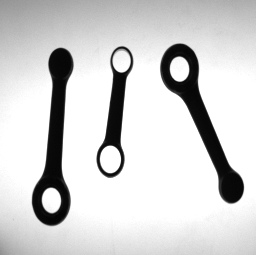
#> input picture images/TESI00.bmp, 256 x 255 px; its folder holds only this picture in this run
$ python main.py
#> lines starting #> are read from the running program, lines starting #| are printed output that depends on the picture; after the words box and inside, x2 and y2 are one past the last pixel; in counts of white or black regions, pixels touching at a corner belong together
### utils.py
#!/usr/bin/env python
"""
Utility functions file.
"""

import glob
import cv2
import numpy as np
import math
from scipy.spatial import distance as dist
from scipy.optimize import linear_sum_assignment

__author__ = "Marco Rossini"
__copyright__ = "Copyright 2020, Marco Rossini"
__date__ = "2020/04"
__license__ = "MIT"
__version__ = "1.0"

# ----------------------------------------------------------------------------------------------------------------------

# This constant is based on the maximum empirically detected area: 5293
MAX_ROD_AREA = 6000

# An array of random colors to visualise correctness of components labeling
random_colors = [(255, 0, 0), (0, 0, 255), (255, 127, 255), (127, 0, 255), (127, 0, 127), (0, 255, 0), (255, 255, 0),
                 (0, 255, 255), (255, 0, 255), ]


# Processing functions

def median_blur(image, kernel_size, iterations):
    for i in range(iterations):
        image = cv2.medianBlur(image, kernel_size)

    return image


def color_component(image, labels, label):
    image[labels == label] = [random_colors[label - 1][0], random_colors[label - 1][1], random_colors[label - 1][2]]

    return image


# [49 lines left out: functions separate_component, filter_points, sort_points_pairwise, not called in this run]


def separate_touching_objects(binarized, timeout):
    while True:
        separated = 0
        retval, labels, stats, centroids = cv2.connectedComponentsWithStats(binarized, 4)

        for k in range(1, retval):
            # Isolate current binarized component
            component = get_component(labels, k)

            if cv2.countNonZero(component) > MAX_ROD_AREA:
                binarized = separate_component(component, binarized)
                separated += 1

        if separated == 0 or timeout == 0:
            break

        timeout -= 1

    return binarized


# Boolean functions

def is_not_a_rod(length, width, holes):
    # Object is a screw (or multiple touching screws)
    if len(holes) == 0:
        return True

    # Object has too many holes (three or more touching washers)
    if len(holes) > 2:
        return True

    # Object is a spurious shape
    if width == 0:
        return True

    elongation = length / width

    # Object is a washer (or two touching washers)
    if elongation < 2:
        return True

    return False


# Get functions

def get_images_as_array():
    file_names = glob.glob("images/*.bmp")
    file_names.sort()
    images = [cv2.imread(img, 0) for img in file_names]
#> images = 1 item

    return images, file_names


def get_component(labels, label):
    component = np.zeros_like(labels, dtype=np.uint8)
    component[labels == label] = 255

    return component


def get_angle(moments):
    if (moments['mu20'] - moments['mu02']) == 0:
        return None

    # Get theta as first derivative
    theta = -0.5 * math.atan(2 * moments['mu11'] / (moments['mu20'] - moments['mu02']))

    # Analyse second derivative to discriminate major/minor axis
    d2theta = 2 * (moments['mu20'] - moments['mu02']) * math.cos(2 * theta) - 4 * moments['mu11'] * math.sin(
        2 * theta)

    if d2theta > 0:
        # Minimum -> theta is major axis
        return theta
    else:
        # Maximum -> theta is minor axis
        return theta + math.pi / 2


def get_oriented_mer(component, angle, centroid):
    # Calculate alpha and beta
    alpha = -math.sin(angle)
    beta = math.cos(angle)

    # Get major and minor axis
    major = (alpha, -beta, beta * centroid[1] - alpha * centroid[0])
    minor = (beta, alpha, -beta * centroid[0] - alpha * centroid[1])

    # MER contact points (to be detected)
    c1 = c2 = c3 = c4 = (0, 0)

    # Max and min values initialised as limit values
    max_c1_maj = max_c3_min = float("-inf")
    min_c2_maj = min_c4_min = float("inf")

    # Get object contour
    contours, _ = cv2.findContours(component, cv2.RETR_EXTERNAL, cv2.CHAIN_APPROX_NONE)

    # Iterate over contour points only (since contact points belong to them)
    for p in contours[0]:
        x = p[0][0]
        y = p[0][1]

        # Calculate signed distances between major and minor axis
        dist_maj = (major[0] * x + major[1] * y + major[2]) / math.sqrt(major[0] ** 2 + major[1] ** 2)
        dist_min = (minor[0] * x + minor[1] * y + minor[2]) / math.sqrt(minor[0] ** 2 + minor[1] ** 2)

        # If distance from the major axis is greater than the maximum ever encountered
        if dist_maj > max_c1_maj:
            c1 = (x, y)
            max_c1_maj = dist_maj

        # If distance from the major axis is less than the minimum ever encountered
        if dist_maj < min_c2_maj:
            c2 = (x, y)
            min_c2_maj = dist_maj

        # If distance from the minor axis is greater than the maximum ever encountered
        if dist_min > max_c3_min:
            c3 = (x, y)
            max_c3_min = dist_min

        # If distance from the minor axis is less than the minimum ever encountered
        if dist_min < min_c4_min:
            c4 = (x, y)
            min_c4_min = dist_min

    # Declare a, b, a', b'
    a = alpha
    b = -beta
    a_p = beta
    b_p = alpha

    # Calculate 'c' coefficients for lines of MER's sides
    cl_1 = -(a * c1[0] + b * c1[1])
    cl_2 = -(a * c2[0] + b * c2[1])
    cw_1 = -(a_p * c3[0] + b_p * c3[1])
    cw_2 = -(a_p * c4[0] + b_p * c4[1])

    # Calculate MER vertices
    v1_x = (b * cw_1 - b_p * cl_1) / (a * b_p - b * a_p)
    v1_y = (a_p * cl_1 - a * cw_1) / (a * b_p - b * a_p)
    v1 = (v1_x, v1_y)

    v2_x = (b * cw_2 - b_p * cl_1) / (a * b_p - b * a_p)
    v2_y = (a_p * cl_1 - a * cw_2) / (a * b_p - b * a_p)
    v2 = (v2_x, v2_y)

    v3_x = (b * cw_1 - b_p * cl_2) / (a * b_p - b * a_p)
    v3_y = (a_p * cl_2 - a * cw_1) / (a * b_p - b * a_p)
    v3 = (v3_x, v3_y)

    v4_x = (b * cw_2 - b_p * cl_2) / (a * b_p - b * a_p)
    v4_y = (a_p * cl_2 - a * cw_2) / (a * b_p - b * a_p)
    v4 = (v4_x, v4_y)

    # Declare MER as the quadruple of vertices
    mer = (v1, v2, v3, v4)

    # Calculate length and width as euclidean distance
    length = math.sqrt((v1[0] - v2[0]) ** 2 + (v1[1] - v2[1]) ** 2)
    width = math.sqrt((v1[0] - v3[0]) ** 2 + (v1[1] - v3[1]) ** 2)

    return mer, length, width


def get_barycenter_width(component, angle, centroid):
    # Calculate alpha and beta
    alpha = -math.sin(angle)
    beta = math.cos(angle)

    # Get major and minor axis
    major = (alpha, -beta, beta * centroid[1] - alpha * centroid[0])
    minor = (beta, alpha, -beta * centroid[0] - alpha * centroid[1])

    # Points at barycenter width (to be detected)
    wb_1 = wb_2 = (0, 0)
    min_wb_1 = min_wb_2 = float("inf")

    # Get object contour
    contours, _ = cv2.findContours(component, cv2.RETR_EXTERNAL, cv2.CHAIN_APPROX_NONE)

    # Iterate over contour points only (since points at barycenter width belong to them)
    for p in contours[0]:
        x = p[0][0]
        y = p[0][1]

        # Calculate signed distances between major and minor axis
        dist_maj = (major[0] * x + major[1] * y + major[2]) / math.sqrt(major[0] ** 2 + major[1] ** 2)
        dist_min = (minor[0] * x + minor[1] * y + minor[2]) / math.sqrt(minor[0] ** 2 + minor[1] ** 2)

        # If the absolute distance from the minor axis is less than the minimum ever encountered
        # for wb_1 AND the distance from the major axis is positive
        if abs(dist_min) < min_wb_1 and dist_maj > 0:
            wb_1 = (x, y)
            min_wb_1 = abs(dist_min)

        # If the absolute distance from the minor axis is less than the minimum ever encountered
        # for wb_2 AND the distance from the major axis is negative
        if abs(dist_min) < min_wb_2 and dist_maj < 0:
            wb_2 = (x, y)
            min_wb_2 = abs(dist_min)

    # Calculate width as euclidean distance
    width = math.sqrt((wb_1[0] - wb_2[0]) ** 2 + (wb_1[1] - wb_2[1]) ** 2)

    # Declare the double of points at barycenter width
    wb_points = [wb_1, wb_2]

    return wb_points, width


# [15 lines left out: function get_convexity_points, not called in this run]


def get_hole_diameter(area):
    diameter = 2 * math.sqrt(area / math.pi)

    return diameter


# Drawing functions

def draw_centroid(image, centroid):
    cv2.circle(image, (int(centroid[0]), int(centroid[1])), 2, (255, 255, 255), -1)


def draw_barycenter_width(image, points):
    p1, p2 = points[0], points[1]

    cv2.line(image, (p1[0], p1[1]), (p2[0], p2[1]), (255, 255, 255), 1, cv2.LINE_AA)


def draw_oriented_mer(image, mer):
    v1, v2, v3, v4 = mer[0], mer[1], mer[2], mer[3]

    cv2.line(image, (int(v1[0]), int(v1[1])), (int(v3[0]), int(v3[1])), (255, 255, 255), 1, cv2.LINE_AA)
    cv2.line(image, (int(v2[0]), int(v2[1])), (int(v1[0]), int(v1[1])), (255, 255, 255), 1, cv2.LINE_AA)
    cv2.line(image, (int(v3[0]), int(v3[1])), (int(v4[0]), int(v4[1])), (255, 255, 255), 1, cv2.LINE_AA)
    cv2.line(image, (int(v4[0]), int(v4[1])), (int(v2[0]), int(v2[1])), (255, 255, 255), 1, cv2.LINE_AA)


def draw_orientation_axis(image, centroid, angle, length):
    length = int(length * 1.3 / 2)
    alpha = -math.sin(angle)
    beta = math.cos(angle)

    p1 = (int(centroid[0] + length * beta),
          int(centroid[1] + length * alpha))

    p2 = (int(centroid[0] - length * beta),
          int(centroid[1] - length * alpha))

    cv2.line(image, (p1[0], p1[1]), (p2[0], p2[1]), (255, 255, 255), 1, cv2.LINE_AA)


# Print functions

def print_rod_info(centroid, mer, angle, length, width, bar_width, holes):
    string = ""
    rod_type = "Not a rod"

    if len(holes) == 1:
        rod_type = "A"
    elif len(holes) == 2:
        rod_type = "B"

    string += "Rod type:\t" + rod_type + "\n"
    string += "Position:\tCentroid = (" + "{:.2f}".format(centroid[0]) + ", " + "{:.2f}".format(
        centroid[1]) + ")\n\t\tMER = ((" + "{:.2f}".format(mer[0][0]) + ", " + "{:.2f}".format(
        mer[0][1]) + "), (" + "{:.2f}".format(mer[1][0]) + ", " + "{:.2f}".format(
        mer[1][1]) + "), (" + "{:.2f}".format(mer[2][0]) + ", " + "{:.2f}".format(mer[2][1]) + "), (" + "{:.2f}".format(
        mer[3][0]) + ", " + "{:.2f}".format(mer[3][1]) + "))\n"
    string += "Orientation:\t" + "{:.2f}".format(angle * 180 / math.pi) + " deg\n"
    string += "Size:\t\tLength = " + "{:.2f}".format(length) + "\n\t\tWidth = " + "{:.2f}".format(
        width) + "\n\t\tBarycenter width: " + "{:.2f}".format(
        bar_width) + "\n"
    string += "Holes:\t\t"

    if len(holes) == 0:
        string += "None"
    else:
        for i, h in enumerate(holes):
            if i > 0:
                string += "\t\t"

            string += "Hole " + str(i + 1) + ":\tCentroid = (" + \
                      "{:.2f}".format(h[0][0]) + ", " + \
                      "{:.2f}".format(h[0][1]) + ")\n\t\t\tDiameter: " + \
                      "{:.2f}".format(h[1]) + "\n"

    print(string)


def print_image_info(file_name):
    string = "==============================\n"
    string += file_name + "\n"
    string += "==============================\n"

    print(string)


# Show functions

def show_image(name, image, x=0, y=0):
    cv2.imshow(name, image)
    cv2.moveWindow(name, x, y)
    cv2.waitKey()
    cv2.destroyAllWindows()

### main.py
#!/usr/bin/env python
"""
Main execution file.
"""

import cv2
import utils
import numpy as np

__author__ = "Marco Rossini"
__copyright__ = "Copyright 2020, Marco Rossini"
__date__ = "2020/04"
__license__ = "MIT"
__version__ = "1.0"

# ----------------------------------------------------------------------------------------------------------------------

# Read and store all images into an array
images, file_names = utils.get_images_as_array()
#> images = 1 item; file_names = ['images/TESI00.bmp']

# Iterate over all images
for i, image in enumerate(images):
    # Show current image and print its name
    utils.show_image(file_names[i], image)
    utils.print_image_info(file_names[i])

    # Apply a median blur four times to remove disturbing dust and refine edges
    image = utils.median_blur(image, 3, 4)

    # Binarize the image to separate foreground and background
    threshold, binarized = cv2.threshold(image, 0, 255, cv2.THRESH_BINARY_INV + cv2.THRESH_OTSU)

    # Show binarized image
    utils.show_image(file_names[i], binarized)

    # Check for touching objects and separate them if needed, specifying a timeout of 1 iteration (customisable)
    binarized = utils.separate_touching_objects(binarized, 1)

    # We may consider performing a dilation to re-join any unintentionally broken contours by the previous
    # operation, which may lead to a classification error of the rod type (uncomment to apply)
    # component = cv2.dilate(component, np.ones((3, 3), np.uint8), iterations=1)

    # Create a RGB copy of the current image for visualisation purposes
    display = cv2.cvtColor(binarized.copy(), cv2.COLOR_GRAY2RGB)

    # Perform a connected components labeling on separated components
    retval, labels, stats, centroids = cv2.connectedComponentsWithStats(binarized, 4)

    # Iterate over the detected components to analyse every single object
    # (range starts from 1 to exclude outer background)
    for w in range(1, retval):
        # Isolate current binarized component
        component = utils.get_component(labels, w)

        # Perform a second connected components labeling on every (inverted) component to detect holes
        retval_in, labels_in, stats_in, centroids_in = cv2.connectedComponentsWithStats(255 - component, 4)

        # Initialize an empty array to store holes information
        holes = []

        # Iterate over the detected inner components to analyse every single hole
        # (range starts from 2 to exclude outer background)
        for j in range(2, retval_in):
            # Get component's diameter
            diameter = utils.get_hole_diameter(stats_in[j][4])

            # Create and store the hole object into the array
            hole = (centroids_in[j], diameter)
            holes.append(hole)

        # Compute component's moments and orientation
        moments = cv2.moments(component, True)
        angle = utils.get_angle(moments)

        # If 'get_angle' returns 'None' the component is a spurious shape, so ignore it
        if not angle:
            continue

        # Get component's oriented MER
        mer, length, width = utils.get_oriented_mer(component, angle, centroids[w])

        # If current component is not a rod, ignore it
        if utils.is_not_a_rod(length, width, holes):
            continue

        else:
            # Assign a random color to the component for visualisation purposes
            display = utils.color_component(display, labels, w)

            # Iterate over every detected hole to draw its information (not actually needed, just for visualisation)
            for j in range(2, retval_in):
                # Isolate current binarized component (not actually needed, just for visualisation)
                component_in = utils.get_component(labels_in, j)

                # Compute component's moments and orientation (not actually needed, just for visualisation)
                moments_in = cv2.moments(component_in, True)
                angle_in = utils.get_angle(moments_in)

                # Get component's oriented MER (not actually needed, just for visualisation)
                mer_in, length_in, width_in = utils.get_oriented_mer(component_in, angle_in, centroids_in[j])

                # Draw component's centroid and MER (not actually needed, just for visualisation)
                utils.draw_centroid(display, centroids_in[j])
                utils.draw_oriented_mer(display, mer_in)

            # Get rod's width at barycenter
            bar_points, bar_width = utils.get_barycenter_width(component, angle, centroids[w])

            # Draw rod's information (centroid, MER, major orientation axis and width at barycenter)
            utils.draw_centroid(display, centroids[w])
            utils.draw_oriented_mer(display, mer)
            utils.draw_orientation_axis(display, centroids[w], angle, length)
            utils.draw_barycenter_width(display, bar_points)

        # Print current rod information and show it
        utils.print_rod_info(centroids[w], mer, angle, length, width, bar_width, holes)
        utils.show_image(file_names[i], display)
#> this loop made 1 pass
#> (threshold, retval) on pass 1: (127, 4)
#> (printed output is left out)
#> pass 1, `threshold, binarized = cv2.threshold(image, 0, 255, cv2.THRESH_BINARY_..`:
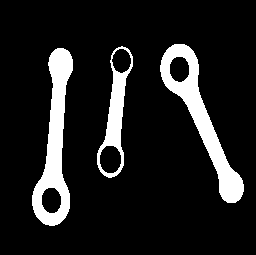
#> binarized: shape (255, 256); 12.3% white; 3 white regions, box (x1, y1, x2, y2) and area: (32, 48, 73, 226) 3264, (160, 44, 244, 203) 3248, (97, 46, 133, 178) 1492
#> pass 1, `retval, labels, stats, centroids = cv2.connectedComponentsWithStats(bi..`:
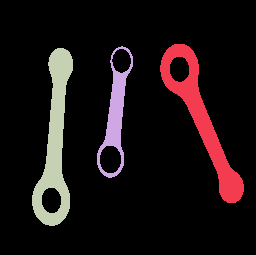
#> labels: shape (255, 256) int32; 4 distinct labels, from 0 to 3; one colour per label, 0 black
#> after the loop:
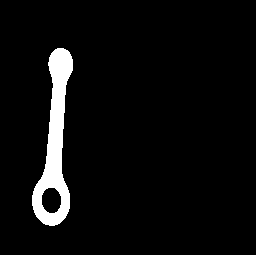
#> component: shape (255, 256); 5% white; 1 white region, box (x1, y1, x2, y2) and area: (32, 48, 73, 226) 3264
#> after the loop:
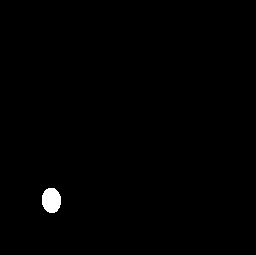
#> component_in: shape (255, 256); 0.59% white; 1 white region, box (x1, y1, x2, y2) and area: (42, 188, 61, 213) 386
#> after the loop:
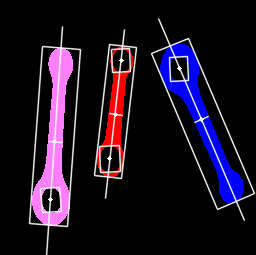
#> display: shape (255, 256, 3); mean B, G, R 34.4, 17.3, 27.6
#> after the loop:
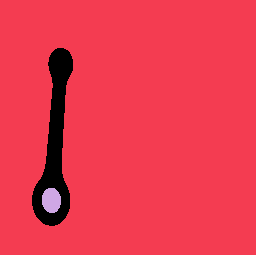
#> labels_in: shape (255, 256) int32; 3 distinct labels, from 0 to 2; one colour per label, 0 black

$ run again, on images/TESI33.bmp
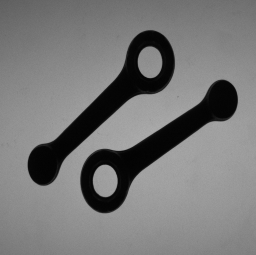
#> input picture images/TESI33.bmp, 256 x 255 px
#> in get_images_as_array, `images = [cv2.imread(img, 0) for img in file_names]`: images = 1 item
#> `images, file_names = utils.get_images_as_array()`: file_names = ['images/TESI33.bmp']
#> the loop `for i, image in enumerate(images):` made 1 pass
#> (threshold, retval, centroids) on pass 1: (74, 3, [[127.2, 127.2], [103.8, 105.9], [154.7, 145.9]])
#> (printed output is left out)
#> pass 1, `threshold, binarized = cv2.threshold(image, 0, 255, cv2.THRESH_BINARY_..`:
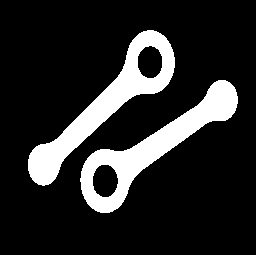
#> binarized: shape (255, 256); 16.2% white; 2 white regions, box (x1, y1, x2, y2) and area: (28, 30, 175, 186) 5293, (80, 80, 238, 213) 5252
#> after the loop `for i, image in enumerate(images):`:
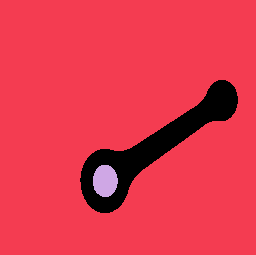
#> labels_in: shape (255, 256) int32; 3 distinct labels, from 0 to 2; one colour per label, 0 black
